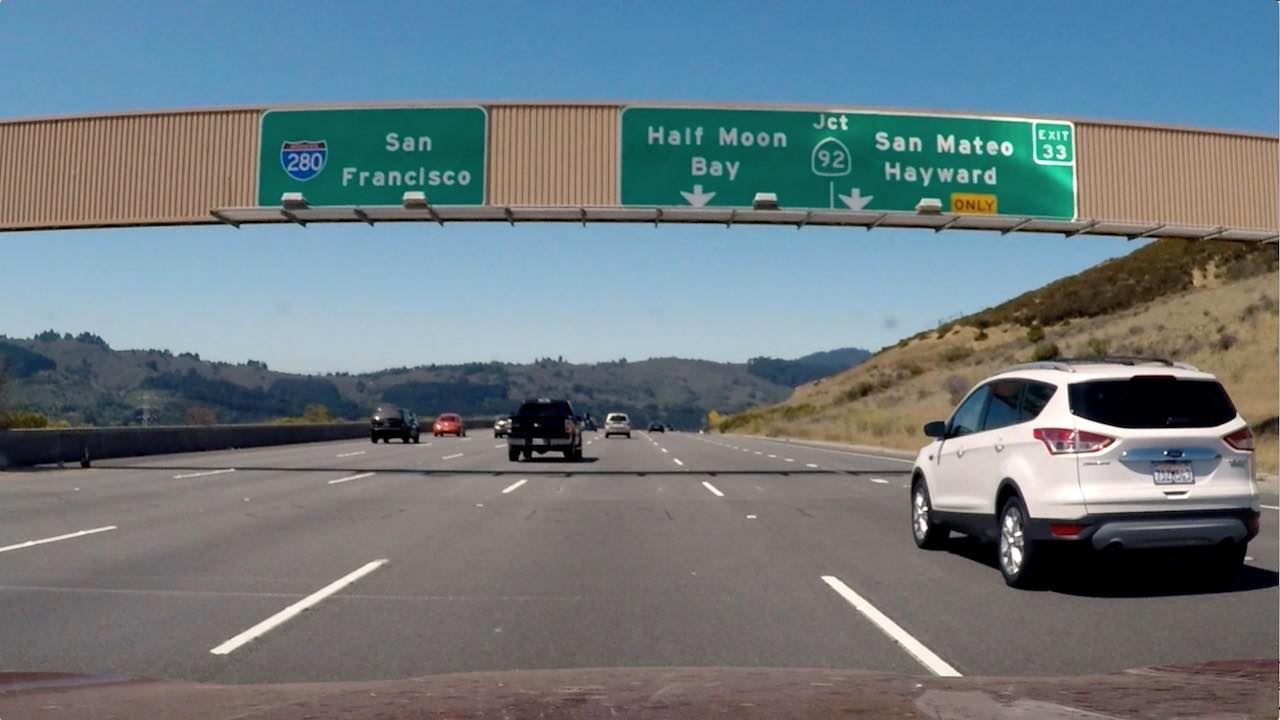
#> input picture signs_vehicles_xygrad.png, 1280 x 720 px
$ python 'Combining Thresholds.py'   (older library calls are emulated)
#> lines starting #> are read from the running program, lines starting #| are printed output that depends on the picture; after the words box and inside, x2 and y2 are one past the last pixel; in counts of white or black regions, pixels touching at a corner belong together
import numpy as np
import cv2
import matplotlib.pyplot as plt
import matplotlib.image as mpimg
import pickle

# Read in an image
image = mpimg.imread('signs_vehicles_xygrad.png')
#> image is the input picture: shape (720, 1280, 3) float32; mean R, G, B 0.428, 0.477, 0.5


def abs_sobel_thresh(img, orient='x', sobel_kernel=3, thresh=(0, 255)):
    # Calculate directional gradient
    # Apply threshold
    gray = cv2.cvtColor(img, cv2.COLOR_RGB2GRAY) #because this uses mpimg to read image
    sobel = cv2.Sobel(gray, cv2.CV_64F, int(orient=='x'*1) + int(orient=='y'*0),int(orient=='x'*0) + int(orient=='y'*1))
    sobel = np.absolute(sobel)
    sobel = np.uint8(255*sobel/np.max(sobel))
    grad_binary = np.zeros_like(sobel)
    grad_binary[(sobel >= thresh[0])&(sobel <= thresh[1])] = 1

    return grad_binary

def mag_thresh(image, sobel_kernel=3, mag_thresh=(0, 255)):
    # Calculate gradient magnitude
    # Apply threshold
    gray = cv2.cvtColor(image, cv2.COLOR_RGB2GRAY)
    sobel_x = np.absolute(cv2.Sobel(gray, cv2.CV_64F, 1, 0, ksize=sobel_kernel))
    sobel_y = np.absolute(cv2.Sobel(gray, cv2.CV_64F, 0, 1, ksize=sobel_kernel))
    sobel = np.sqrt(sobel_x**2 + sobel_y**2)
    sobel = np.uint8(255*sobel/np.max(sobel))
    mag_binary = np.zeros_like(sobel_x)
    mag_binary[(sobel>=mag_thresh[0])&(sobel<=mag_thresh[1])] = 1
    return mag_binary

def dir_threshold(image, sobel_kernel=3, thresh=(0, np.pi/2)):
    # Calculate gradient direction
    # Apply threshold
    gray = cv2.cvtColor(image, cv2.COLOR_RGB2GRAY)
    abs_sobelx = np.absolute(cv2.Sobel(gray, cv2.CV_64F, 1, 0, ksize=sobel_kernel))
    abs_sobely = np.absolute(cv2.Sobel(gray, cv2.CV_64F, 0, 1, ksize=sobel_kernel))
    direction = np.arctan2(abs_sobely, abs_sobelx)
    dir_binary = np.zeros_like(direction)
    dir_binary[(direction >= thresh[0]) & (direction <= thresh[1])] = 1
    return dir_binary

# Choose a Sobel kernel size
ksize = 9 # Choose a larger odd number to smooth gradient measurements

# Apply each of the thresholding functions
gradx = abs_sobel_thresh(image, orient='x', sobel_kernel=ksize, thresh=(20, 100))
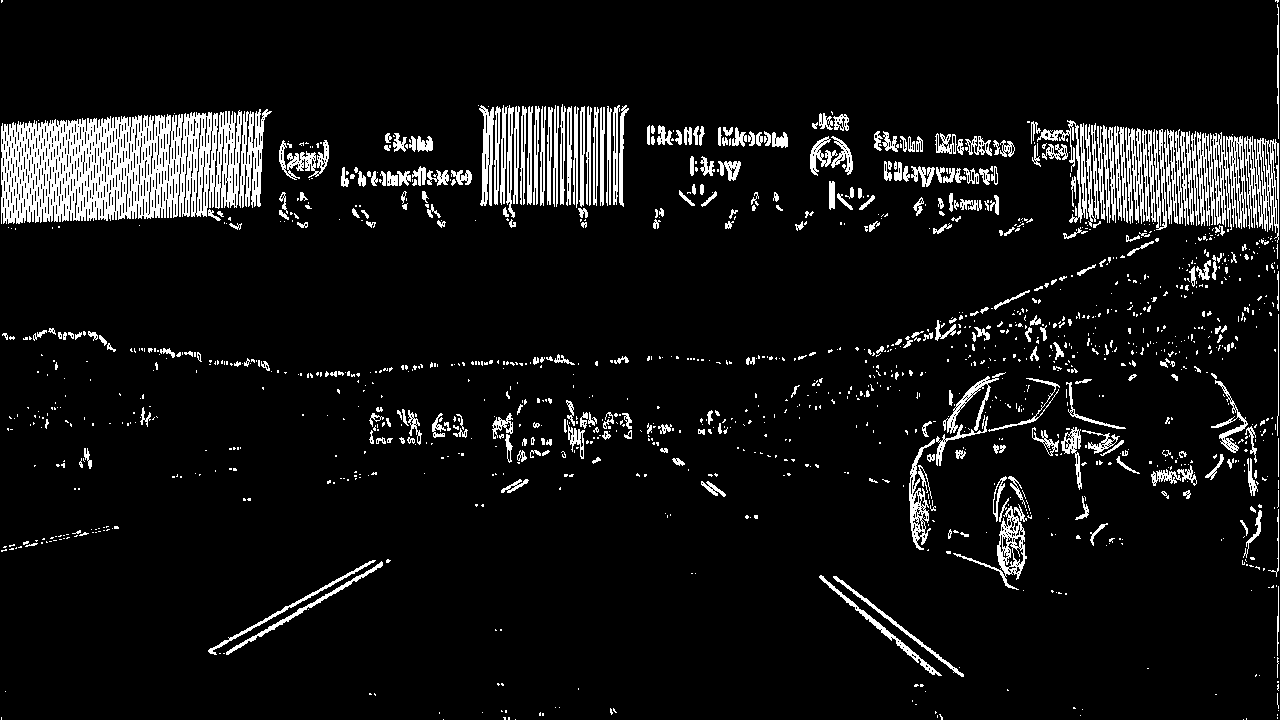
#> gradx: shape (720, 1280); values 0 (black) and 1 (white), 7.9% white; 1378 white regions (1040 under 20 px), largest, box (x1, y1, x2, y2) and area: (1, 110, 242, 224) 18700, (1197, 132, 1247, 230) 2653, (1244, 136, 1279, 243) 1807
grady = abs_sobel_thresh(image, orient='y', sobel_kernel=ksize, thresh=(20, 100))
#> call 2 of abs_sobel_thresh, with orient = 'y', sobel_kernel = 9, thresh = (20, 100)
#> in abs_sobel_thresh (call 2), `sobel = cv2.Sobel(gray, cv2.CV_64F, int(orient=='x'*1) + int(orient=='..`:
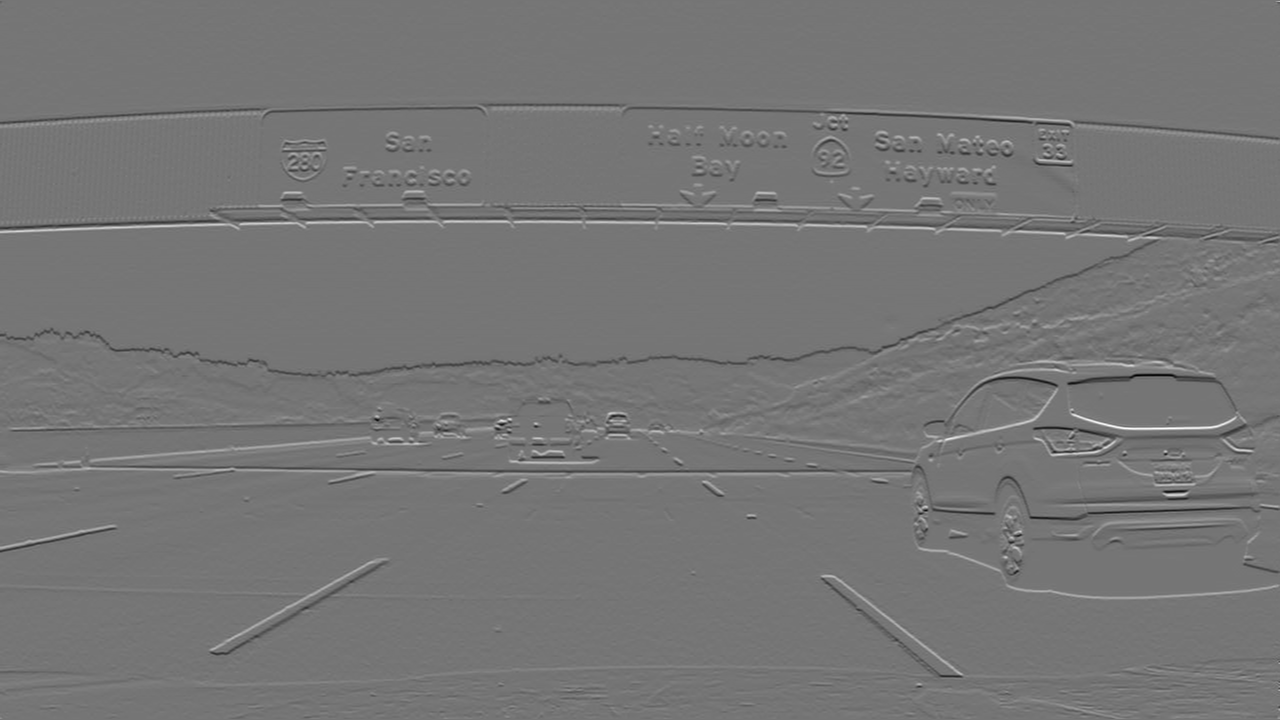
#> sobel: shape (720, 1280) float64; min -3.12, max 3.62, mean -0.00103; drawn with min black and max white
#> grady: shape (720, 1280); values 0 (black) and 1 (white), 8.2% white; 1385 white regions (1043 under 20 px), largest, box (x1, y1, x2, y2) and area: (0, 103, 1280, 145) 6510, (0, 460, 930, 494) 6192, (811, 194, 1280, 247) 4636
mag_binary = mag_thresh(image, sobel_kernel=ksize, mag_thresh=(40, 170))
#> mag_binary: shape (720, 1280) float64; values 0 (black) and 1 (white), 8.6% white; 468 white regions (296 under 20 px), largest, box (x1, y1, x2, y2) and area: (0, 106, 1279, 379) 17986, (0, 410, 838, 495) 9489, (843, 365, 1280, 600) 8089
dir_binary = dir_threshold(image, sobel_kernel=ksize, thresh=(0.7, 1.3))
#> in dir_threshold, `direction = np.arctan2(abs_sobely, abs_sobelx)`:
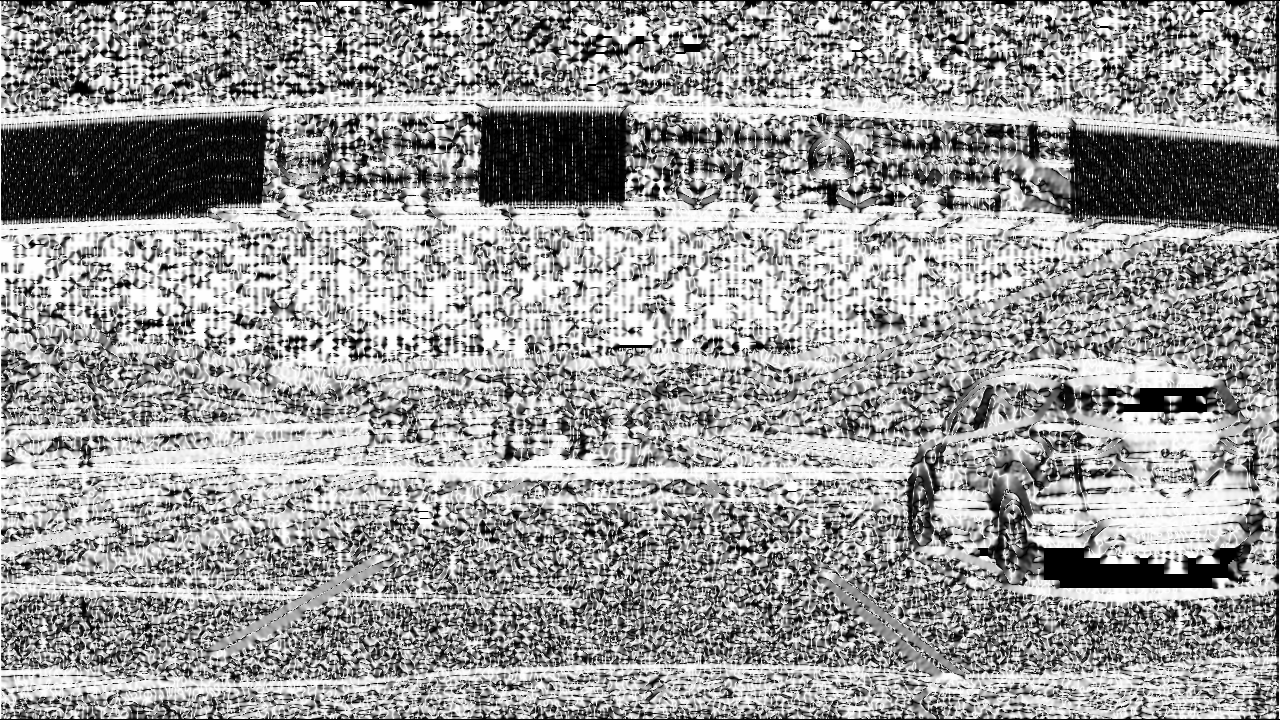
#> direction: shape (720, 1280) float64; min 0, max 1.57, mean 0.949; drawn with min black and max white
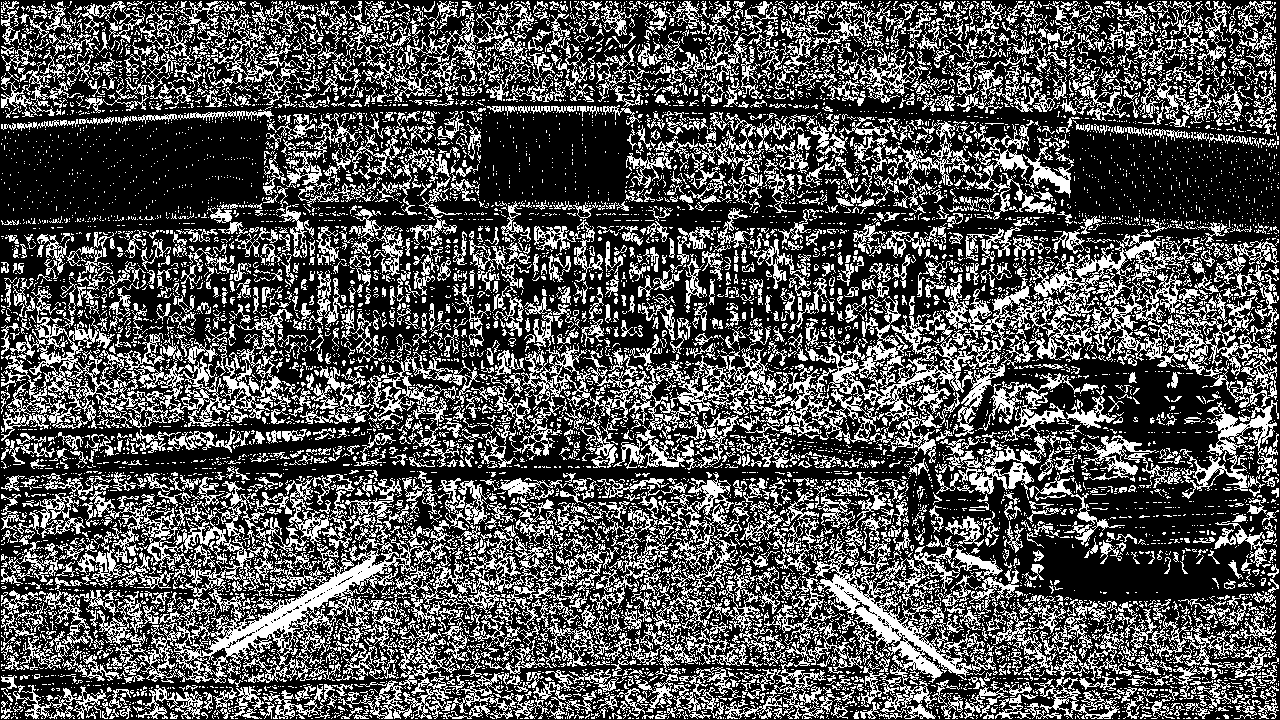
#> dir_binary: shape (720, 1280) float64; values 0 (black) and 1 (white), 32.5% white in thin lines or dots

combined = np.zeros_like(dir_binary)
combined[((gradx == 1) & (grady == 1)) | ((mag_binary == 1) & (dir_binary == 1))] = 1

f, (ax1, ax2) = plt.subplots(1, 2, figsize=(12, 5))
f.tight_layout()
ax1.imshow(image)
ax1.set_title('Original Image', fontsize=20)
ax2.imshow(combined, cmap='gray')
ax2.set_title('Combinging Thresholds', fontsize=20)
plt.subplots_adjust(left=0., right=1, top=0.9, bottom=0.)
plt.show()
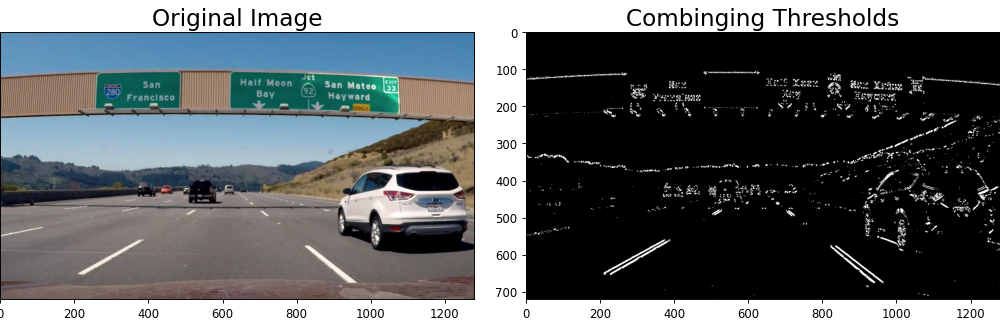
#> figure drawn by matplotlib, 2 panels

$ run again, with test_image2.png copied over signs_vehicles_xygrad.png
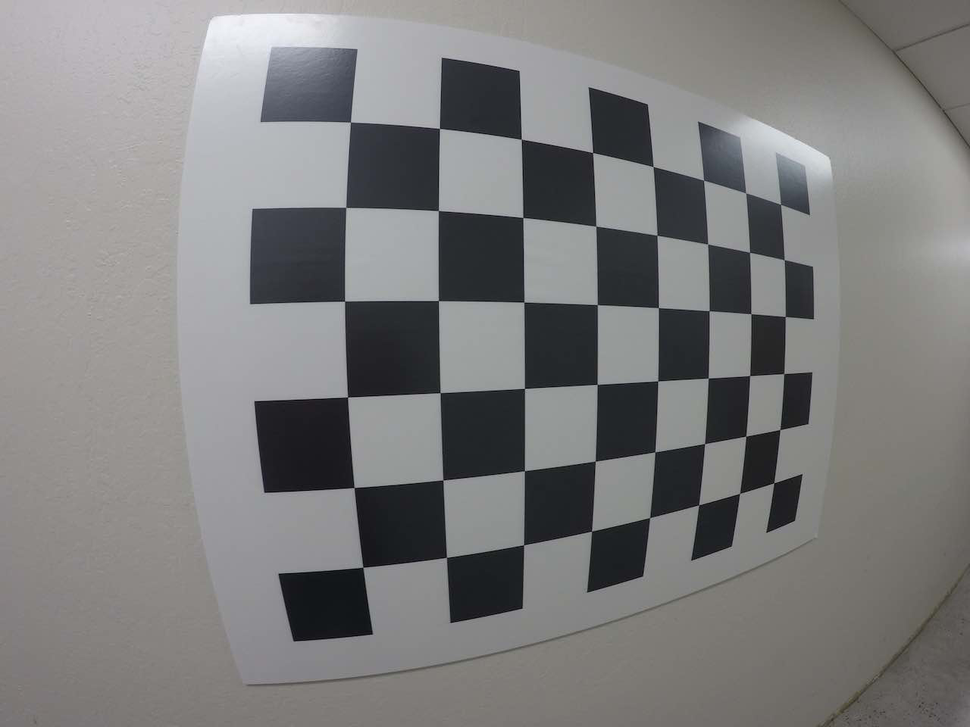
#> input picture test_image2.png, 970 x 727 px, shrunk from 1280 x 960 before the run
#> image is the input picture: shape (727, 970, 3) float32; mean R, G, B 0.492, 0.49, 0.49
#> `gradx = abs_sobel_thresh(image, orient='x', sobel_kernel=ksize, thresh..`:
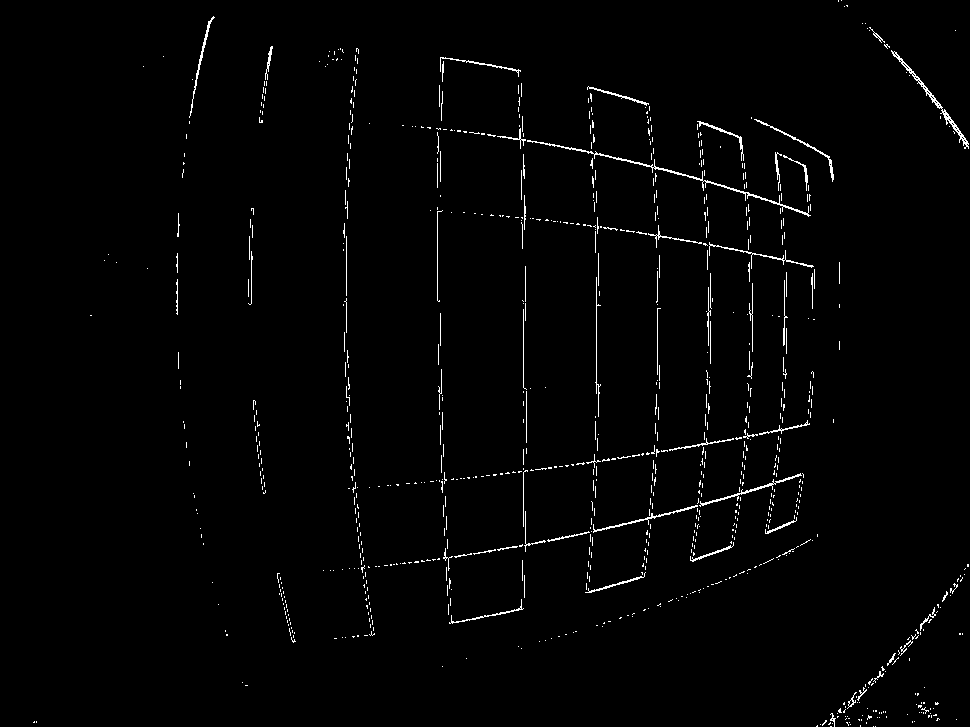
#> gradx: shape (727, 970); values 0 (black) and 1 (white), 1.5% white in thin lines or dots
#> mag_binary: shape (727, 970) float64; values 0 (black) and 1 (white), 4.4% white in thin lines or dots, all inside (x1, y1, x2, y2) = (196, 12, 970, 725)
#> dir_binary: shape (727, 970) float64; values 0 (black) and 1 (white), 26.8% white in thin lines or dots
#> `plt.show()`:
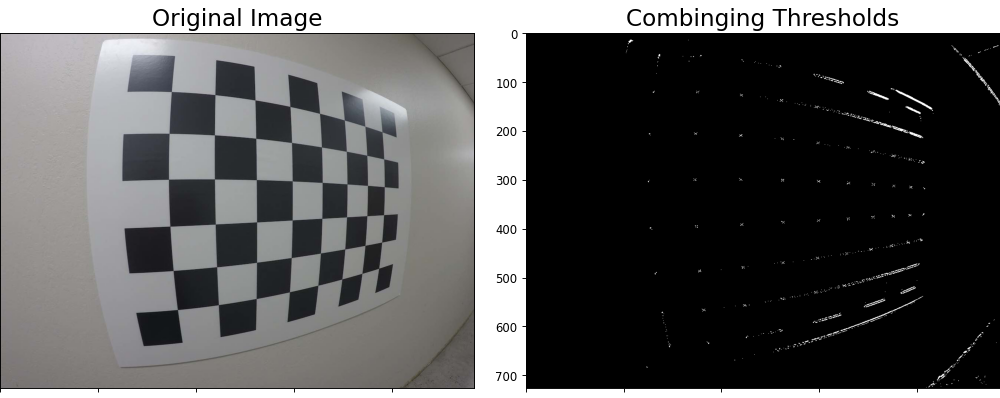
#> figure drawn by matplotlib, 2 panels
